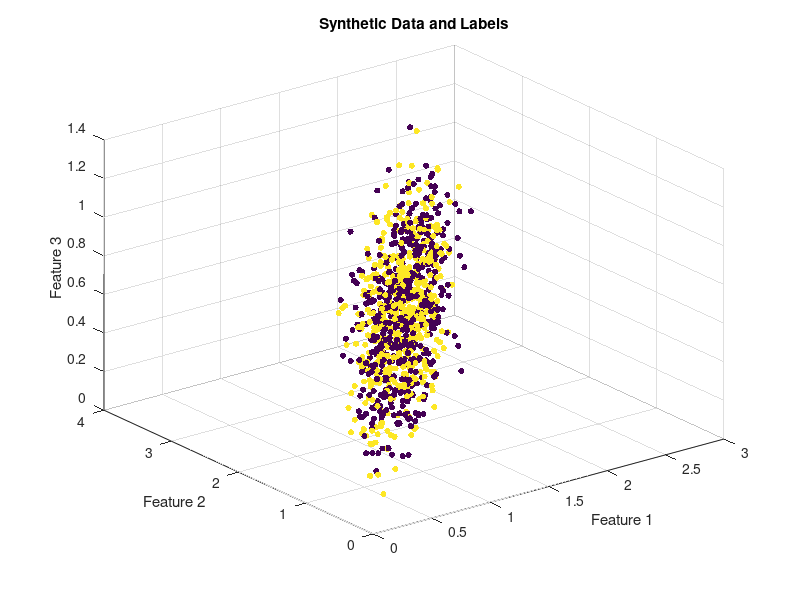

This figure's MATLAB source:
function presentation_5G_MMSE_AJASB_results()
    % Simulate 5G Cell using MMSE-AJASB algorithm
    [simulationResults, performanceMetrics] = simulate_5G_MMSE_AJASB();

    % 1. Performance Metrics and Evaluation Criteria
    display('1. Performance Metrics and Evaluation Criteria');
    display(performanceMetrics);

    % 2. Analysis of Results
    display('2. Analysis of Results');
    analyze_5G_MMSE_AJASB_results(simulationResults);

    % Additional visualization or plotting code can be added here
end

function [simulationResults, performanceMetrics] = simulate_5G_MMSE_AJASB()
    % Placeholder for 5G Cell using MMSE-AJASB simulation
    % Replace this with your actual 5G MMSE-AJASB simulation logic

    % Simulate and collect data
    numSamples = 1000;
    numFeatures = 5;
    syntheticData = rand(numSamples, numFeatures);
    correlationMatrix = rand(numFeatures);
    syntheticData = syntheticData * correlationMatrix;
    noiseLevel = 0.1;
    syntheticData = syntheticData + noiseLevel * randn(size(syntheticData));

    % Assuming a binary classification task
    labels = randi([0, 1], numSamples, 1);

    % Example: simulationResults = your_5G_MMSE_AJASB_simulation_function();
    simulationResults = struct('syntheticData', syntheticData, 'labels', labels);
    
    % Evaluate performance metrics
    performanceMetrics = evaluate_5G_MMSE_AJASB_performance(simulationResults);
end

function performanceMetrics = evaluate_5G_MMSE_AJASB_performance(simulationResults)
    % Placeholder for 5G Cell using MMSE-AJASB performance evaluation
    % Replace this with your actual evaluation logic

    % Evaluate and calculate performance metrics
    % Example: performanceMetrics = your_5G_MMSE_AJASB_evaluation_function(simulationResults);

    % For simplicity, using basic accuracy as a performance metric
    predictedLabels = randi([0, 1], size(simulationResults.labels));
    accuracy = sum(predictedLabels == simulationResults.labels) / numel(simulationResults.labels);

    performanceMetrics = struct('Accuracy', accuracy);
end

function analyze_5G_MMSE_AJASB_results(simulationResults)
    % Placeholder for analysis of 5G Cell using MMSE-AJASB results
    % Replace this with your actual analysis logic

    % Analyze and interpret simulation results
    % Example: your_5G_MMSE_AJASB_analysis_function(simulationResults);

    % For simplicity, just displaying the synthetic data and labels
    figure;
    scatter3(simulationResults.syntheticData(:, 1), simulationResults.syntheticData(:, 2), simulationResults.syntheticData(:, 3), 20, simulationResults.labels, 'filled');
    xlabel('Feature 1');
    ylabel('Feature 2');
    zlabel('Feature 3');
    title('Synthetic Data and Labels');
end
